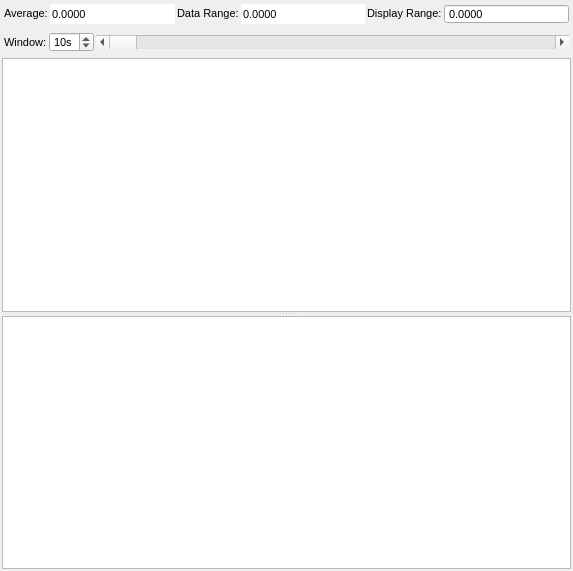
<?xml version="1.0" encoding="UTF-8"?>
<ui version="4.0">
 <class>Numeric_Viewer_Wdgiet</class>
 <widget class="QWidget" name="Numeric_Viewer_Wdgiet">
  <property name="geometry">
   <rect>
    <x>0</x>
    <y>0</y>
    <width>573</width>
    <height>571</height>
   </rect>
  </property>
  <property name="windowTitle">
   <string>Form</string>
  </property>
  <layout class="QVBoxLayout" name="verticalLayout">
   <property name="spacing">
    <number>4</number>
   </property>
   <property name="leftMargin">
    <number>2</number>
   </property>
   <property name="topMargin">
    <number>2</number>
   </property>
   <property name="rightMargin">
    <number>2</number>
   </property>
   <property name="bottomMargin">
    <number>2</number>
   </property>
   <item>
    <widget class="QWidget" name="widget" native="true">
     <property name="sizePolicy">
      <sizepolicy hsizetype="MinimumExpanding" vsizetype="Fixed">
       <horstretch>0</horstretch>
       <verstretch>0</verstretch>
      </sizepolicy>
     </property>
     <layout class="QHBoxLayout" name="horizontalLayout">
      <property name="spacing">
       <number>2</number>
      </property>
      <property name="leftMargin">
       <number>2</number>
      </property>
      <property name="topMargin">
       <number>2</number>
      </property>
      <property name="rightMargin">
       <number>2</number>
      </property>
      <property name="bottomMargin">
       <number>2</number>
      </property>
      <item>
       <widget class="QLabel" name="label_3">
        <property name="sizePolicy">
         <sizepolicy hsizetype="Preferred" vsizetype="Fixed">
          <horstretch>0</horstretch>
          <verstretch>0</verstretch>
         </sizepolicy>
        </property>
        <property name="font">
         <font>
          <pointsize>8</pointsize>
         </font>
        </property>
        <property name="text">
         <string>Average:</string>
        </property>
       </widget>
      </item>
      <item>
       <widget class="QDoubleSpinBox" name="average">
        <property name="sizePolicy">
         <sizepolicy hsizetype="MinimumExpanding" vsizetype="Fixed">
          <horstretch>0</horstretch>
          <verstretch>0</verstretch>
         </sizepolicy>
        </property>
        <property name="maximumSize">
         <size>
          <width>16777215</width>
          <height>20</height>
         </size>
        </property>
        <property name="font">
         <font>
          <pointsize>8</pointsize>
         </font>
        </property>
        <property name="wrapping">
         <bool>false</bool>
        </property>
        <property name="frame">
         <bool>false</bool>
        </property>
        <property name="readOnly">
         <bool>true</bool>
        </property>
        <property name="buttonSymbols">
         <enum>QAbstractSpinBox::NoButtons</enum>
        </property>
        <property name="keyboardTracking">
         <bool>false</bool>
        </property>
        <property name="showGroupSeparator" stdset="0">
         <bool>true</bool>
        </property>
        <property name="decimals">
         <number>4</number>
        </property>
        <property name="minimum">
         <double>-9999.000000000000000</double>
        </property>
        <property name="maximum">
         <double>9999.000000000000000</double>
        </property>
        <property name="value">
         <double>0.000000000000000</double>
        </property>
       </widget>
      </item>
      <item>
       <widget class="QLabel" name="label">
        <property name="sizePolicy">
         <sizepolicy hsizetype="Preferred" vsizetype="Fixed">
          <horstretch>0</horstretch>
          <verstretch>0</verstretch>
         </sizepolicy>
        </property>
        <property name="font">
         <font>
          <pointsize>8</pointsize>
         </font>
        </property>
        <property name="text">
         <string>Data Range:</string>
        </property>
       </widget>
      </item>
      <item>
       <widget class="QDoubleSpinBox" name="data_range">
        <property name="sizePolicy">
         <sizepolicy hsizetype="MinimumExpanding" vsizetype="Fixed">
          <horstretch>0</horstretch>
          <verstretch>0</verstretch>
         </sizepolicy>
        </property>
        <property name="maximumSize">
         <size>
          <width>16777215</width>
          <height>20</height>
         </size>
        </property>
        <property name="font">
         <font>
          <pointsize>8</pointsize>
         </font>
        </property>
        <property name="wrapping">
         <bool>false</bool>
        </property>
        <property name="frame">
         <bool>false</bool>
        </property>
        <property name="readOnly">
         <bool>true</bool>
        </property>
        <property name="buttonSymbols">
         <enum>QAbstractSpinBox::NoButtons</enum>
        </property>
        <property name="keyboardTracking">
         <bool>false</bool>
        </property>
        <property name="showGroupSeparator" stdset="0">
         <bool>true</bool>
        </property>
        <property name="decimals">
         <number>4</number>
        </property>
        <property name="minimum">
         <double>-9999.000000000000000</double>
        </property>
        <property name="maximum">
         <double>9999.000000000000000</double>
        </property>
        <property name="value">
         <double>0.000000000000000</double>
        </property>
       </widget>
      </item>
      <item>
       <widget class="QLabel" name="label_2">
        <property name="sizePolicy">
         <sizepolicy hsizetype="Preferred" vsizetype="Fixed">
          <horstretch>0</horstretch>
          <verstretch>0</verstretch>
         </sizepolicy>
        </property>
        <property name="font">
         <font>
          <pointsize>8</pointsize>
         </font>
        </property>
        <property name="text">
         <string>Display Range:</string>
        </property>
       </widget>
      </item>
      <item>
       <widget class="QDoubleSpinBox" name="display_range">
        <property name="sizePolicy">
         <sizepolicy hsizetype="MinimumExpanding" vsizetype="Fixed">
          <horstretch>0</horstretch>
          <verstretch>0</verstretch>
         </sizepolicy>
        </property>
        <property name="maximumSize">
         <size>
          <width>16777215</width>
          <height>20</height>
         </size>
        </property>
        <property name="font">
         <font>
          <pointsize>8</pointsize>
         </font>
        </property>
        <property name="wrapping">
         <bool>false</bool>
        </property>
        <property name="frame">
         <bool>true</bool>
        </property>
        <property name="readOnly">
         <bool>false</bool>
        </property>
        <property name="buttonSymbols">
         <enum>QAbstractSpinBox::NoButtons</enum>
        </property>
        <property name="keyboardTracking">
         <bool>false</bool>
        </property>
        <property name="showGroupSeparator" stdset="0">
         <bool>true</bool>
        </property>
        <property name="decimals">
         <number>4</number>
        </property>
        <property name="minimum">
         <double>0.000000000000000</double>
        </property>
        <property name="maximum">
         <double>9999.000000000000000</double>
        </property>
        <property name="singleStep">
         <double>0.100000000000000</double>
        </property>
        <property name="value">
         <double>0.000000000000000</double>
        </property>
       </widget>
      </item>
     </layout>
    </widget>
   </item>
   <item>
    <widget class="QWidget" name="widget_2" native="true">
     <layout class="QHBoxLayout" name="horizontalLayout_2">
      <property name="spacing">
       <number>2</number>
      </property>
      <property name="leftMargin">
       <number>2</number>
      </property>
      <property name="topMargin">
       <number>2</number>
      </property>
      <property name="rightMargin">
       <number>2</number>
      </property>
      <property name="bottomMargin">
       <number>2</number>
      </property>
      <item>
       <widget class="QLabel" name="label_4">
        <property name="font">
         <font>
          <pointsize>8</pointsize>
         </font>
        </property>
        <property name="text">
         <string>Window:</string>
        </property>
       </widget>
      </item>
      <item>
       <widget class="QSpinBox" name="window">
        <property name="maximumSize">
         <size>
          <width>16777215</width>
          <height>20</height>
         </size>
        </property>
        <property name="font">
         <font>
          <pointsize>8</pointsize>
         </font>
        </property>
        <property name="frame">
         <bool>true</bool>
        </property>
        <property name="suffix">
         <string>s</string>
        </property>
        <property name="minimum">
         <number>1</number>
        </property>
        <property name="value">
         <number>10</number>
        </property>
       </widget>
      </item>
      <item>
       <widget class="QScrollBar" name="progress">
        <property name="sizePolicy">
         <sizepolicy hsizetype="MinimumExpanding" vsizetype="Fixed">
          <horstretch>0</horstretch>
          <verstretch>0</verstretch>
         </sizepolicy>
        </property>
        <property name="font">
         <font>
          <pointsize>8</pointsize>
         </font>
        </property>
        <property name="maximum">
         <number>1000000</number>
        </property>
        <property name="sliderPosition">
         <number>0</number>
        </property>
        <property name="orientation">
         <enum>Qt::Horizontal</enum>
        </property>
        <property name="invertedAppearance">
         <bool>false</bool>
        </property>
        <property name="invertedControls">
         <bool>true</bool>
        </property>
       </widget>
      </item>
     </layout>
    </widget>
   </item>
   <item>
    <widget class="QSplitter" name="splitter">
     <property name="sizePolicy">
      <sizepolicy hsizetype="Preferred" vsizetype="MinimumExpanding">
       <horstretch>0</horstretch>
       <verstretch>0</verstretch>
      </sizepolicy>
     </property>
     <property name="orientation">
      <enum>Qt::Vertical</enum>
     </property>
     <widget class="QWidget" name="widget_5" native="true">
      <layout class="QVBoxLayout" name="verticalLayout_2">
       <property name="spacing">
        <number>1</number>
       </property>
       <property name="leftMargin">
        <number>0</number>
       </property>
       <property name="topMargin">
        <number>0</number>
       </property>
       <property name="rightMargin">
        <number>0</number>
       </property>
       <property name="bottomMargin">
        <number>0</number>
       </property>
       <item>
        <widget class="QtCharts::QChartView" name="plot"/>
       </item>
      </layout>
     </widget>
     <widget class="QtCharts::QChartView" name="fft"/>
    </widget>
   </item>
  </layout>
 </widget>
 <customwidgets>
  <customwidget>
   <class>QtCharts::QChartView</class>
   <extends>QGraphicsView</extends>
   <header location="global">QChartView</header>
  </customwidget>
 </customwidgets>
 <resources/>
 <connections/>
</ui>
